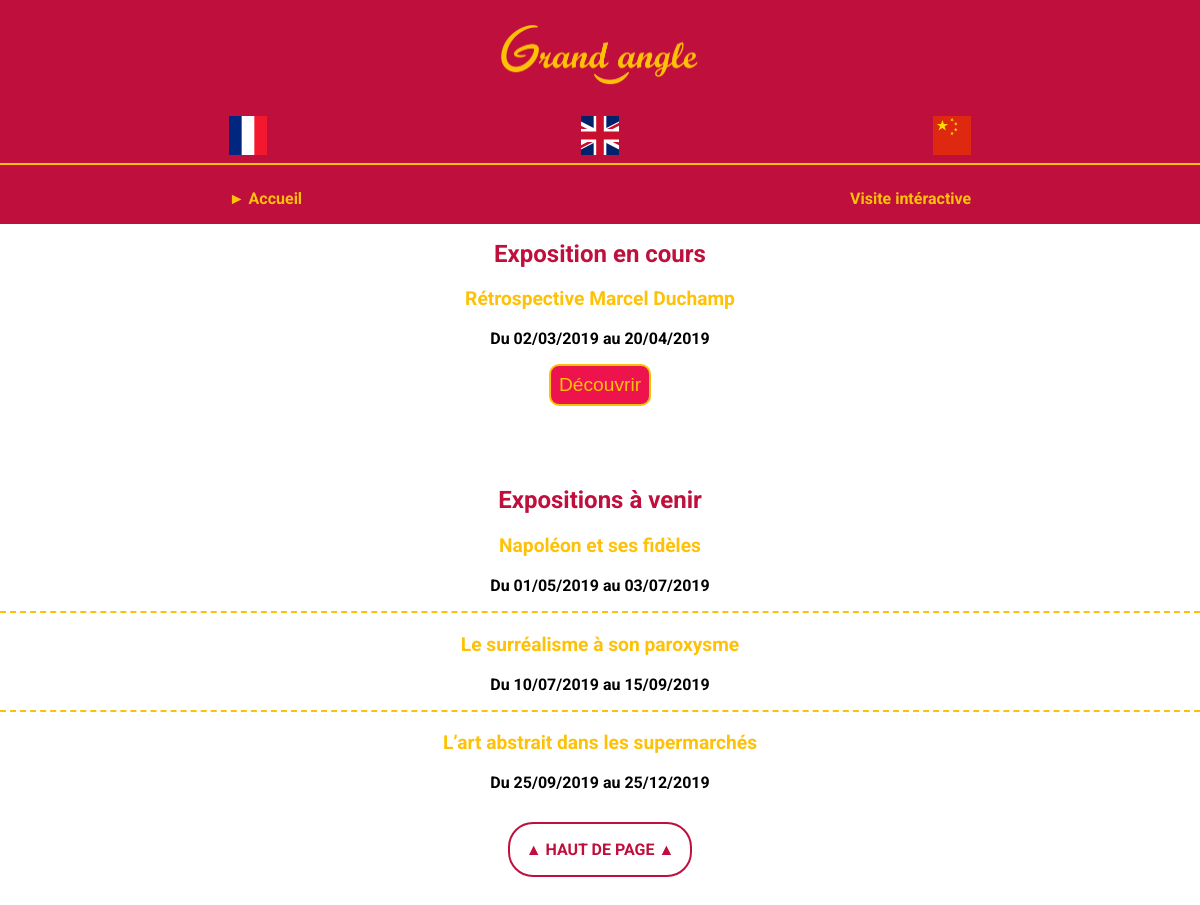
The app's page /visiteurs/index.php with its own data.
### tables this page shows
CREATE TABLE IF NOT EXISTS `expositions` (
  `id_expo` int(11) NOT NULL AUTO_INCREMENT,
  `titre_expo` varchar(500) NOT NULL,
  `descriptif_expo` varchar(1000) NOT NULL,
  `debut_expo` date NOT NULL,
  `fin_expo` date NOT NULL,
  PRIMARY KEY (`id_expo`),
  UNIQUE KEY `EXPOSITIONS_AK` (`debut_expo`,`fin_expo`)
);

### visiteurs/inc/lang.inc.php (called while the page is built, shortened)
<?php
$interface_fr = [
  "accueil"=>"Accueil",
  "visite"=>"Visite intéractive",
  "expo_en_cours"=>"Exposition en cours",
  "expo_a_venir"=>"Expositions à venir",
  "no_expo"=>"Pas d'exposition pour le moment !",
  "no_expo_a_venir"=>"Pas d'exposition à venir !",
  "decouvrir"=>"Découvrir",
  "du"=>"Du",
  "au"=>"au",
  "au_bis"=>"",
  "plan_int"=>"Plan intéractif",
  "liste_oeuvre"=>"Liste des oeuvres",
  "titre_oeuvre"=>"Titre de l'oeuvre",
  "emplacement"=>"Emplacement",
  "artiste"=>"Artiste",
  "collectif"=>"Collectif",
  "fiche_detail"=>"Fiche détaillée",
  "retour_plan"=>"Retour au plan",
  "haut_page"=>"HAUT DE PAGE",
  "description_oeuvre"=>"Description de l'oeuvre",
  "description_collectif"=>"Description du collectif",
  "description_artiste"=>"Description de l'artiste",
  "media"=>"Galerie médias",
  "oeuvre"=>"Oeuvre",
  "retour_visite"=>"Retour à la visite intéractive",
  "no_trad"=>"Pas de traduction pour le moment"
];
$interface_en = [
  "accueil"=>"Home",
  "visite"=>"Interactive visit",
  "expo_en_cours"=>"Exhibition in progress",
  "expo_a_venir"=>"Exhibitions to come",
  "no_expo"=>"No exhibition for the moment !",
  "no_expo_a_venir"=>"No exhibition coming !",
  "decouvrir"=>"Discover",
  "du"=>"From",
  "au"=>"to",
  "au_bis"=>"",
  "plan_int"=>"Interactive map",
  "liste_oeuvre"=>"List of artworks",
  "titre_oeuvre"=>"Title",
  "emplacement"=>"Location",
  "artiste"=>"Artist",
  "collectif"=>"Collective",
  "fiche_detail"=>"Detailed sheet",
  "retour_plan"=>"Back to map",
  "haut_page"=>"TOP",
  "description_oeuvre"=>"Description of the work",
  "description_collectif"=>"Description of the collective",
  "description_artiste"=>"Description of the artist",
  "media"=>"Media Gallery",
  "oeuvre"=>"Artwork",
  "retour_visite"=>"Return to the interactive visit",
  "no_trad"=>"No translation available"
];
$interface_zh = [
  "accueil"=>"主页",
  "visite"=>"互动访问",
  "expo_en_cours"=>"正在进行的展览",
  "expo_a_venir"=>"即将到来的展览",
  "no_expo"=>"暂时不曝光 ！",
  "no_expo_a_venir"=>"没有展览 ！",
  "decouvrir"=>"发现",
  "du"=>"从",
  "au"=>"年到",
  "au_bis"=>" 年",
  "plan_int"=>"互动地图",
  "liste_oeuvre"=>"作品清单",
  "titre_oeuvre"=>"标题",
  "emplacement"=>"位置",
  "artiste"=>"艺术家",
  "collectif"=>"集体",
  "fiche_detail"=>"详细表",
  "retour_plan"=>"回到计划",
  "haut_page"=>"页面顶部",
  "description_oeuvre"=>"工作描述",
  "description_collectif"=>"集体的描述",
  "description_artiste"=>"艺术家的描述",
  "media"=>"媒体库",
  "oeuvre"=>"出",
  "retour_visite"=>"回到互动访问",
  "no_trad"=>"还没有翻译"
];
if(isset($_GET['id']) && !empty($_GET['id']))
{
  $id=intval($_GET['id']);
}else {
  $id=0;
}
$sql_fr = [
  "expo_en_cours"=>"SELECT id_expo, titre_expo, debut_expo, fin_expo
  FROM expositions
  WHERE CURDATE() BETWEEN debut_expo AND fin_expo;",
  "expo_a_venir"=>"SELECT titre_expo, debut_expo, fin_expo
  FROM expositions
  WHERE debut_expo > CURDATE()
  LIMIT 4;",
  "info_expo"=>"SELECT titre_expo, descriptif_expo, debut_expo, fin_expo
  FROM expositions
  WHERE CURDATE() BETWEEN debut_expo AND fin_expo;",
  "liste_oeuvre"=>"SELECT EMP.num_emp, O.id_oeuvre,titre_oeuvre, nom_art, prenom_art, nom_col
  FROM expositions AS E
  INNER JOIN Composer AS C ON E.id_expo = C.id_expo
  INNER JOIN emplacements AS EMP ON C.num_emp = EMP.num_emp
  INNER JOIN oeuvres AS O ON C.id_oeuvre = O.id_oeuvre
  INNER JOIN artistes AS A ON O.id_art = A.id_art
  INNER JOIN collectifs AS COL ON A.id_col = COL.id_col
  WHERE CURDATE() BETWEEN debut_expo AND fin_expo;",
  "fiche_detail"=>"SELECT O.id_oeuvre, A.id_art, COL.id_col, titre_oeuvre, descriptif_oeuvre, nom_art, prenom_art, bio_art, nom_col, info_col
  FROM oeuvres AS O
  INNER JOIN artistes AS A ON A.id_art = O.id_art
  INNER JOIN collectifs AS COL ON A.id_col = COL.id_col
  INNER JOIN composer AS COMP ON O.id_oeuvre = COMP.id_oeuvre
  INNER JOIN expositions AS E ON COMP.id_expo = E.id_expo
  WHERE O.id_oeuvre=$id AND CURDATE() BETWEEN debut_expo AND fin_expo;",
  "media"=>"SELECT nom_media, type_media, E.id_expo
  FROM medias AS M
  INNER JOIN accompagner AS AC ON AC.id_media = M.id_media
  INNER JOIN oeuvres AS O ON AC.id_oeuvre = O.id_oeuvre
  INNER JOIN composer AS COMP ON O.id_oeuvre = COMP.id_oeuvre
  INNER JOIN expositions AS E ON COMP.id_expo = E.id_expo
  WHERE O.id_oeuvre=$id AND CURDATE() BETWEEN debut_expo AND fin_expo;"
];
if(isset($_COOKIE['lang']))
{
 if($_COOKIE['lang'] == 'en')
 {
   $itf = $interface_en;
   $sql = $sql_en;
 } elseif ($_COOKIE['lang'] == 'zh') {
   $itf = $interface_zh;
   $sql = $sql_zh;
 } else {
   $itf = $interface_fr;
   $sql = $sql_fr;
 }
} else {
 $itf = $interface_fr;
 $sql = $sql_fr;
}
?>

### visiteurs/inc/func.inc.php (called while the page is built, shortened)
<?php
function frenchDate($date)
{
  return date("d/m/Y", strtotime($date));
}
if (isset($_GET['id']))
{
  $param = "&id=" . intval($_GET['id']);
  $param2 = "?id=" . intval($_GET['id']);
} else {
  $param = $param2 = "";
}
?>

### visiteurs/index.php (the view, shortened to what this page needs)
<?php
require_once('inc/pdo.inc.php');
require_once('inc/func.inc.php');
require_once('inc/lang.inc.php');
require_once('inc/nav.inc.php');
$q1 = $db->query($sql['expo_en_cours']);
$expoEnCours = "";
foreach($q1 as $val)
{
  if(!isset($_COOKIE['lang']) || $_COOKIE['lang'] == "fr")
  {
    $titreExpo = $val['titre_expo'];
  } else {
    $titreExpo = $val['titre_expo_trad'];
  }
  $expoEnCours .= "\t\t<h3>{$titreExpo}</h3>\r\n";
  $expoEnCours .= "\t\t<p class=\"date\">{$itf['du']} " . frenchDate($val['debut_expo']) . " {$itf['au']} " . frenchDate($val['fin_expo']) . "{$itf['au_bis']}</p>\r\n";
  $expoEnCours .= "\t\t<p><a href=\"visite-interactive.php\" title=\"Visite interactive de l'exposition en cours\"><button>{$itf['decouvrir']}</button></a></p>\r\n";
}
$q2 = $db->query($sql['expo_a_venir']);
$expoAVenir = "";
$hr = FALSE;
foreach($q2 as $val)
{
  if(!isset($_COOKIE['lang']) || $_COOKIE['lang'] == "fr" )
  {
    $titreExpo = $val['titre_expo'];
  } else {
    $titreExpo = $val['titre_expo_trad'];
  }
  if($hr)
  {
    $expoAVenir .= "\t\t<hr>\r\n";
  }
  $hr = TRUE;
  $expoAVenir .= "\t\t<div class=\"container\">\r\n";
  $expoAVenir .= "\t\t\t<h3>{$titreExpo}</h3>\r\n";
  $expoAVenir .= "\t\t\t<p class=\"date\">{$itf['du']} " . frenchDate($val['debut_expo']) . " {$itf['au']} " . frenchDate($val['fin_expo']) . "{$itf['au_bis']}</p>\r\n";
  $expoAVenir .= "\t\t</div>\r\n";
}
?>
<?php
require_once('inc/head.inc.php');
?>
    <main id="index">
      <div class="container margin-bottom">
        <h1><?php echo $itf['expo_en_cours']; ?></h1>
<?php echo $expoEnCours; ?>
      </div>
      <div class="container">
        <h2><?php echo $itf['expo_a_venir']?></h2>
      </div>
<?php echo $expoAVenir; ?>
    </main>
<?php
require_once('inc/foot.inc.php');
?>

### visiteurs/inc/nav.inc.php (shortened to what this page needs)
<?php
$visitLnk = "<a href=\"visite-interactive.php\" title=\"plan intéractif de l'exposition en cours\">{$itf['visite']}</a>";
if(stristr($_SERVER['PHP_SELF'], 'index.php'))
{
  $indexLnk = "<span class=\"active\" title=\"page courante\">► {$itf['accueil']}</span>";
  $pageName = "index";
} elseif (stristr($_SERVER['PHP_SELF'], 'visite-interactive.php')) {
  $visitLnk = "<span class=\"active\" title=\"page courante\">► {$itf['visite']}</span>";
  $title="Grand Angle : Visite intéractive";
  $desc="Grand Angle : Visite intéractive";
  $pageName = "visite-interactive";
} else {
  $title="Grand Angle : Fiche détaillée";
  $desc="Grand Angle : Fiche détaillée";
  $pageName = "fiche";
}
?>

### visiteurs/inc/head.inc.php (shortened to what this page needs)
<!DOCTYPE html>
<html lang="fr">
  <head>
    <link rel="stylesheet" href="css/style.css">
    <link rel="stylesheet" href="https://use.fontawesome.com/releases/v5.3.1/css/all.css">
  </head>
  <body>
    <header>
        <div class="container">
          <p id="logo"><a href="index.php" title="Page d'accueil"><img src="img/logo_grand_angle.png" alt="logo Grand Angle"></a></p>
          <ul id="langues" class="container">
            <li><a href="<?php echo $pageName; ?>.php?lang=fr<?php echo $param; ?>" title="français"><img src="img/fr.svg" alt="français"></a></li>
            <li><a href="<?php echo $pageName; ?>.php?lang=en<?php echo $param; ?>" title="anglais / english"><img src="img/gb.svg" alt="anglais"></a></li>
            <li><a href="<?php echo $pageName; ?>.php?lang=zh<?php echo $param; ?>" title="chinois / 中文"><img src="img/cn.svg" alt="chinois"></a></li>
          </ul>
        </div>
        <hr>
        <div class="container">
        <nav>
          <ul class="container">
            <li><?php echo $indexLnk; ?></li>
            <li><?php echo $visitLnk; ?></li>
          </ul>
        </nav>
        </div>
    </header>

### visiteurs/inc/foot.inc.php (shortened to what this page needs)
    <footer class="container">
      <p id="top"><a href="#">▲ <?php echo $itf['haut_page']; ?> ▲</a></p>
    </footer>
</body>
</html>

### visiteurs/css/style.css (style rules this page uses)
html { margin: 0; padding: 0; box-sizing: border-box; font-family: 'Roboto', sans-serif; }
body { width: 100%; margin: 0; padding: 0; font-size: 1rem; position: relative; }
img,video { width: 100%; height: auto; margin-bottom: 50px; }
.container { margin: 0 auto; padding: 0 0.8rem; position: relative; max-width: 768px; }
.margin-bottom { margin-bottom: 5rem; }
header { background-color: #BF0F3D; }
#logo { margin: 0; text-align: center; }
#logo img { width: 200px; height: auto; margin: 1.5rem; }
#langues img, #langues li { width: 2.4rem; height: 2.4rem; }
header ul { list-style-type: none; margin: 0; padding: 0; display: flex; justify-content: space-between; max-width: 576px; }
header nav li { padding: 1rem 0; }
header hr { border: none; border-top: 2px solid #FFC107; }
header nav a { color: #FFC107; text-decoration: none; font-weight: bold; }
.active { font-weight: bold; color: #FFC107; }
main, footer { text-align: center; }
main hr { border: none; border-bottom: 2px dashed #FFC107; }
main h1, main h2 { font-size: 1.5rem; color: #BF0F3D; }
main h3 { font-size: 1.2rem; color: #FFC107; }
main button { background-color: #ED134D; color: #FFC107; font-size: 1.2rem; padding: 0.5rem; border: 2px solid #FFC107; border-radius: 10px; }
.date { font-weight: bold; }
#top { padding: 2rem 0; font-weight: bold; }
#top a { color: #BF0F3D; text-decoration: none; padding: 1rem; border: 2px solid #BF0F3D; border-radius: 25px; }

### records on screen
expositions: titre_expo "Rétrospective Marcel Duchamp", debut_expo "02/03/2019", fin_expo "20/04/2019"
expositions: titre_expo "Napoléon et ses fidèles", debut_expo "01/05/2019", fin_expo "03/07/2019"
expositions: titre_expo "Le surréalisme à son paroxysme", debut_expo "10/07/2019", fin_expo "15/09/2019"
expositions: titre_expo "L’art abstrait dans les supermarchés", debut_expo "25/09/2019", fin_expo "25/12/2019"

### other values on screen
$itf['accueil'] "Accueil"
$itf['visite'] "Visite intéractive"
$itf['expo_en_cours'] "Exposition en cours"
$itf['expo_a_venir'] "Expositions à venir"
$itf['haut_page'] "HAUT DE PAGE"
